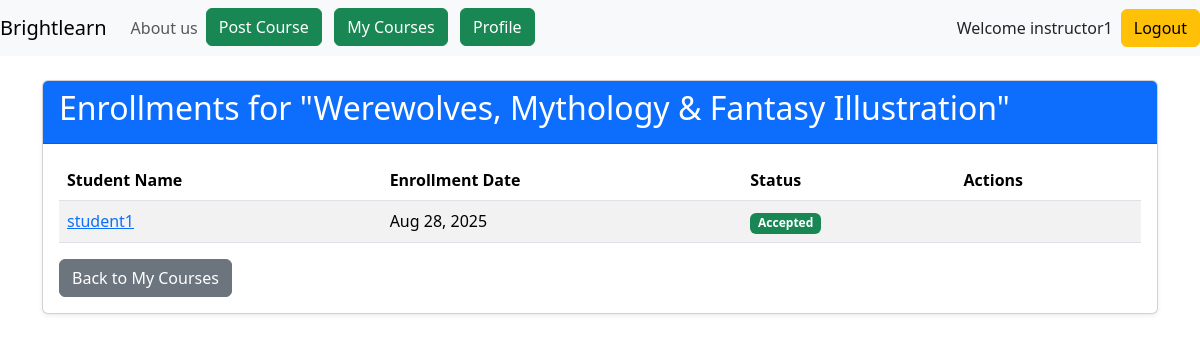
The page /courses/1/enrollments/ (signed in) on the database its author committed.
### accounts/models.py (models this page shows, shortened)
class User(AbstractUser):
    name = models.CharField(max_length=70, default='name')
    contact = models.CharField(max_length=13)
    user_type = models.CharField(
        max_length=1,
        choices=(
            ('I', "Instructor"),
            ('S', "Student"),
        ),
    )

### courses/models.py (models this page shows, shortened)
class Course(models.Model):
    instructor = models.ForeignKey(User, on_delete=models.CASCADE)
    title = models.CharField(max_length=200)
    description = models.TextField()
    category = models.CharField(max_length=100)
    price = models.DecimalField(max_digits=10, decimal_places=2)
    start_date = models.DateField()
    end_date = models.DateField()
    created_at = models.DateTimeField(auto_now_add=True)
    image = models.ImageField(upload_to='course_images/', blank=True, null=True)

class Enrollment(models.Model):
    STATUS_CHOICES = (
        ('pending', 'Pending'),
        ('accepted', 'Accepted'),
        ('rejected', 'Rejected'),
    )
    course = models.ForeignKey(Course, on_delete=models.CASCADE)
    student = models.ForeignKey(User, on_delete=models.CASCADE)
    enrollment_date = models.DateTimeField(auto_now_add=True)
    status = models.CharField(max_length=20, choices=STATUS_CHOICES, default='pending')
    notes = models.TextField(blank=True,null=True)
    class Meta:
        unique_together = ('course', 'student')

### courses/views.py (the view)
# urls.py: path('<int:course_id>/enrollments/', views.view_enrollments, name='view_enrollments'),
@login_required
def view_enrollments(request, course_id):
    if not is_instructor(request.user):
        messages.error(request, "Only instructors can view enrollments.")
        return redirect('home')
    course = get_object_or_404(Course, id=course_id, instructor=request.user)
    enrollments = Enrollment.objects.filter(course=course)
    context = {
        'course': course,
        'enrollments': enrollments
    }
    return render(request, 'courses/view_enrollments.html', context)

### courses/views.py (called while the page is built)
def is_instructor(user):
    return user.is_authenticated and user.user_type == 'I'

### courses/templates/courses/view_enrollments.html (shortened to what this page needs)
{% extends 'base.html' %}
{% block main %}
<div class="container mt-4">
  <div class="card shadow-sm">
    <div class="card-header bg-primary text-white">
      <h2>Enrollments for "{{ course.title }}"</h2>
    </div>
    <div class="card-body">
      {% if enrollments %}
        <div class="table-responsive">
          <table class="table table-striped">
            <thead>
              <tr>
                <th>Student Name</th>
                <th>Enrollment Date</th>
                <th>Status</th>
                <th>Actions</th>
              </tr>
            </thead>
            <tbody>
              {% for enrollment in enrollments %}
              <tr>
                <td><a href="{% url 'user_profile' enrollment.student.id %}">{{ enrollment.student.username }}</a></td>
                <td>{{ enrollment.enrollment_date|date:"M d, Y" }}</td>
                <td>
                  {% if enrollment.status == 'accepted' %}
                    <span class="badge bg-success">Accepted</span>
                  {% elif enrollment.status == 'rejected' %}
                    <span class="badge bg-danger">Rejected</span>
                  {% else %}
                    <span class="badge bg-warning">Pending</span>
                  {% endif %}
                </td>
                <td>
                </td>
              </tr>
              {% endfor %}
            </tbody>
          </table>
        </div>
      {% else %}
        <p class="text-center">No enrollments yet.</p>
      {% endif %}
      <a href="{% url 'my_courses' %}" class="btn btn-secondary">Back to My Courses</a>
    </div>
  </div>
</div>
{% endblock %}

### templates/base.html (shortened to what this page needs)
<!doctype html>
<html lang="en">
    <head>
        <link
            href="https://cdn.jsdelivr.net/npm/bootstrap@5.3.2/dist/css/bootstrap.min.css"
            rel="stylesheet"
        />
    </head>
    <body>
        <header>
             <nav class="navbar navbar-expand-md navbar-light bg-light">
                <a class="navbar-brand" href="{% url 'home' %}">Brightlearn</a>
                <div class="collapse navbar-collapse" id="collapsibleNavId">
                    <ul class="navbar-nav mr-auto mt-2 mt-lg-0">
                        <li class="nav-item active">
                            <a class="nav-link" href="{% url "about_us" %}">About us </a>
                        </li>
                        {% if request.user.is_authenticated %}
                            {% if request.user.user_type == 'I' %}
                                <li class="nav-item">
                                     <a class="btn btn-success" href="{% url 'course_create'%}"> Post Course </a>
                                </li>
                                <li class="nav-item">
                                    <a class="btn btn-success" href="{% url 'my_courses' %}"> My Courses </a>
                                </li>
                            {% endif %}
                            <li class="nav-item">
                                <a class="btn btn-success" href="{% url 'profile_details' %}"> Profile </a>
                            </li>
                        {% endif %}
                    </ul>
                </div>
                <ul class="navbar-nav ml-auto mt-2 mt-lg-0">
                    {% if not request.user.is_authenticated %}
                        <li class="nav-item" style="list-style-type:none;">
                             <a class="btn btn-success" href="{% url 'login'%}"> Login </a>
                        </li>
                        &nbsp;
                        &nbsp;
                        <li class="nav-item" style="list-style-type:none;">
                            <a class="btn btn-success" href="{% url 'register'%}"> Register </a>
                        </li>
                    {% else %}
                        <p class="my-auto me-2"> Welcome {{request.user.username}}</p>
                        <a class="btn btn-warning" href="{% url "logout" %}">Logout</a>
                    {% endif %}
                </ul>
             </nav>
        </header>
        <main>
            {% block main %}
            {% endblock main %}
        </main>
    </body>
</html>

### rows shown on the page
User: user.username "instructor1"
Course: title "Werewolves, Mythology & Fantasy Illustration"
Enrollment: student.username "student1", enrollment_date "Aug 28, 2025", status "Accepted"
